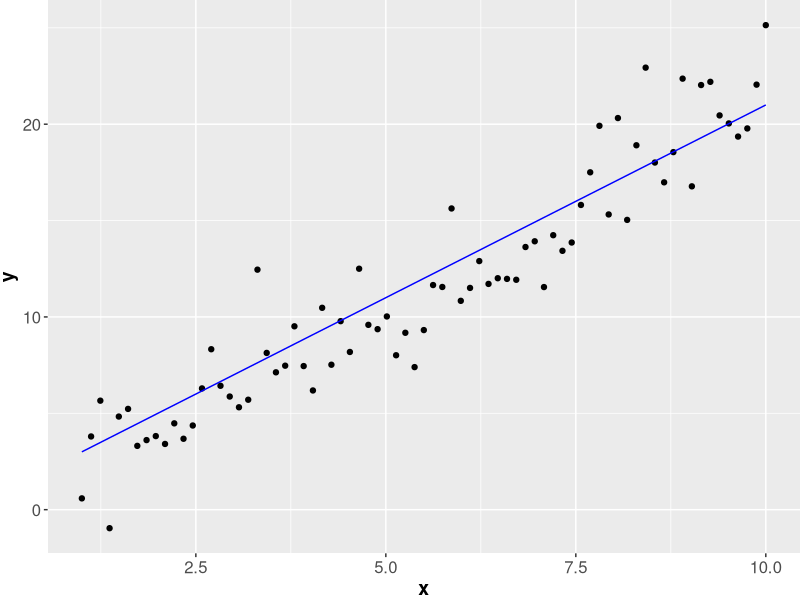
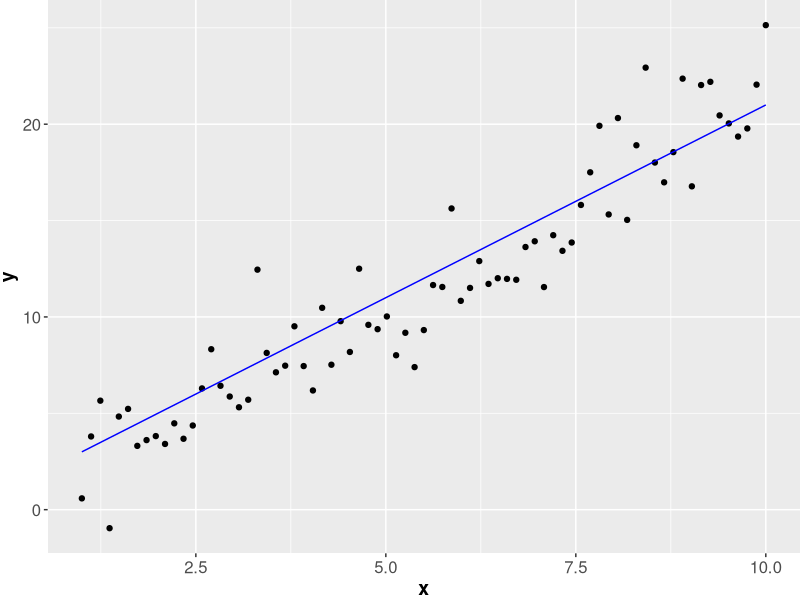

Write the R code that produced these figures, in order.
#### create example graph regression
#######
#libraries
library(ggplot2)

#######
# Create sample data
set.seed(1234)

#number of data points
n <- 75

# errors
sd <- 2
eps <- rnorm(n = n , mean = 0, sd = sd)

# x values
x <- seq (1,10,length.out = n)

#linear model 
b0 <- 1
b1 <- 2
y <- b0 + b1*x + eps


#####
#perfect model 
model <- b0 + b1*x

data <- data.frame(x = x, y = y, model = model) 


regression_plot <- ggplot(data = data, mapping = aes(x = x, y=y)) +
    geom_point() +
    geom_line (aes(x =x, y= model), color = "blue")+
  theme(axis.text=element_text(size=12),
        axis.title=element_text(size=14,face="bold"))+
  theme(plot.margin=grid::unit(c(0,0,0,0), "mm"))
    

regression_plot

ggsave(filename = "../figure/ml-basics-supervised-regression-task.png",
       plot = regression_plot, width = 4.5, height = 3, units = "in")
